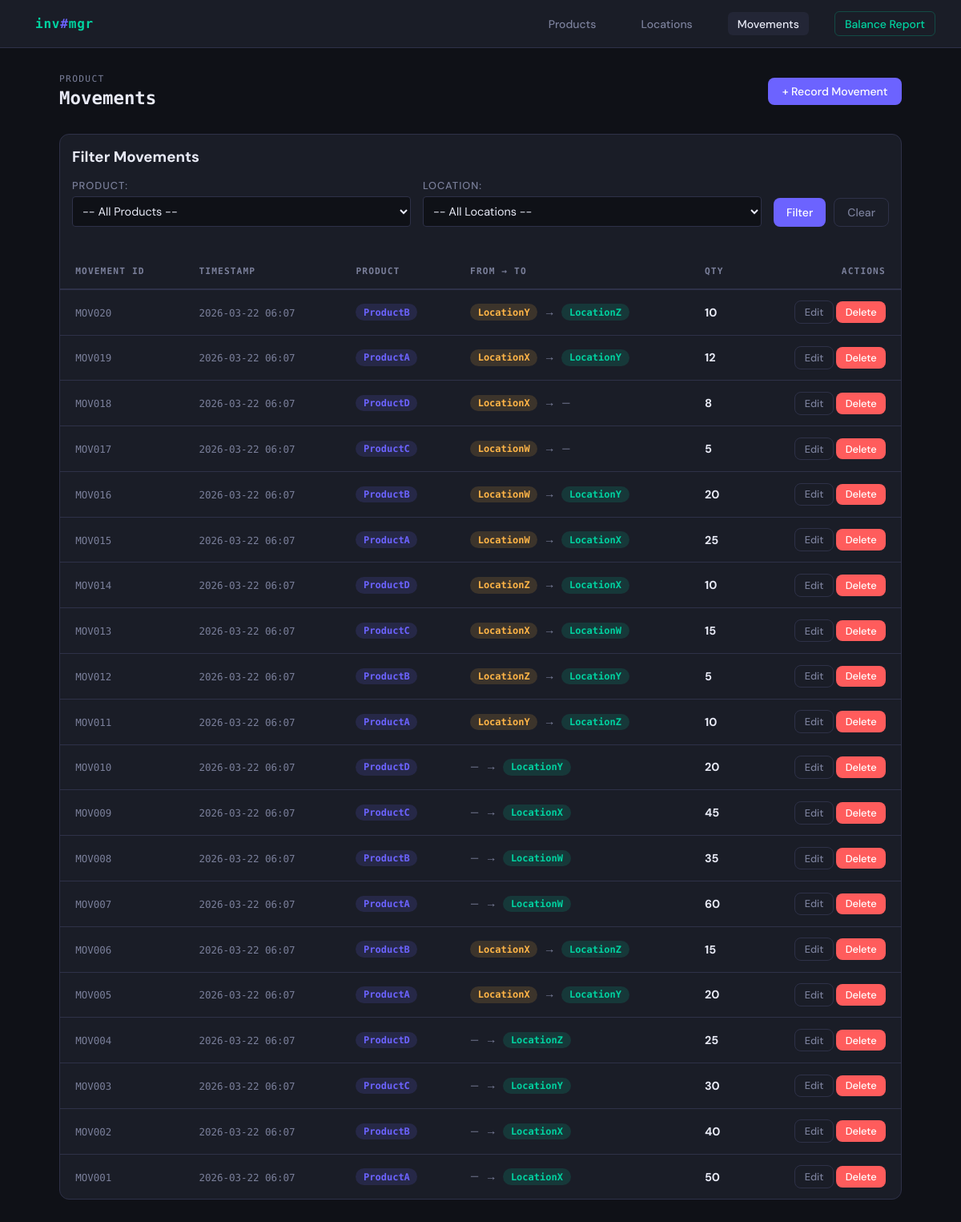
Page /movements on the earlier database version.
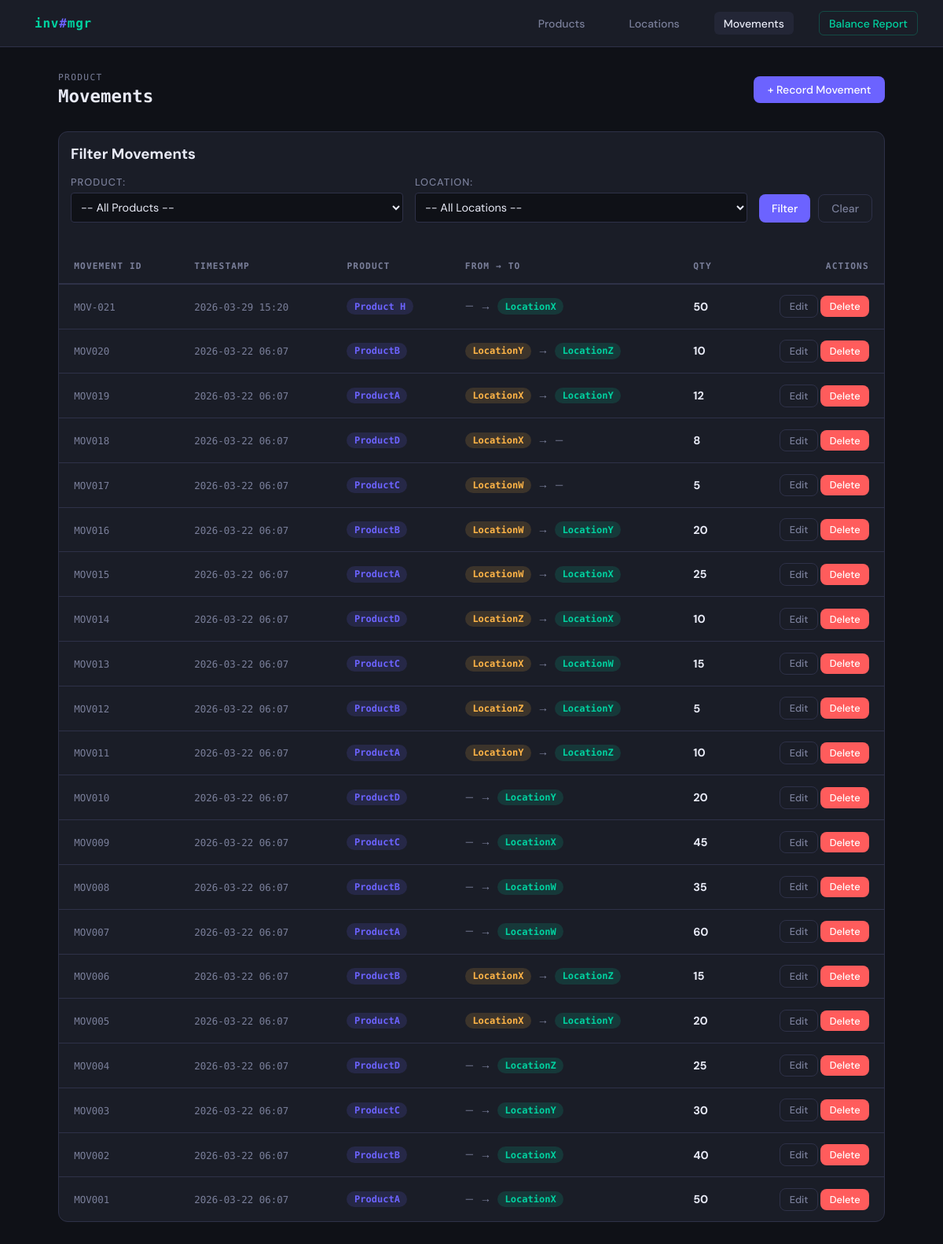
Same page on the later database version.
### app.py (models this page shows, shortened)
class ProductMovement(db.Model):
    movement_id   = db.Column(db.String(50), primary_key=True)
    timestamp     = db.Column(db.DateTime, default=datetime.utcnow)
    from_location = db.Column(db.String(50), db.ForeignKey('location.location_id'), nullable=True)
    to_location   = db.Column(db.String(50), db.ForeignKey('location.location_id'), nullable=True)
    product_id    = db.Column(db.String(50), db.ForeignKey('product.product_id'), nullable=False)
    qty           = db.Column(db.Integer, nullable=False)

### app.py (the view, shortened to what this page needs)
@app.route('/movements')
def movements():
    product_filter = request.args.get('product', '').strip()
    location_filter = request.args.get('location', '').strip()
    query = ProductMovement.query
    if product_filter:
        query = query.filter_by(product_id=product_filter)
    all_movements = query.order_by(ProductMovement.timestamp.desc()).all()
    products = Product.query.order_by(Product.product_id).all()
    locations = Location.query.order_by(Location.location_id).all()
    return render_template('movements.html', movements=all_movements,
                          products=products, locations=locations,
                          product_filter=product_filter, location_filter=location_filter)

### templates/movements.html (shortened to what this page needs)
{% extends 'base.html' %}
{% block content %}
<div class="page-header">
  <h1><span class="label">Product</span>Movements</h1>
  <a href="{{ url_for('add_movement') }}" class="btn btn-primary">+ Record Movement</a>
</div>
<div class="card">
  <div class="filter-section" style="margin-bottom: 20px; padding: 15px; background: var(--bg-secondary); border-radius: 8px;">
    <h3 style="margin-top: 0; margin-bottom: 15px;">Filter Movements</h3>
    <form method="GET" action="{{ url_for('movements') }}" style="display: flex; gap: 15px; align-items: end; flex-wrap: wrap;">
      <div style="flex: 1; min-width: 200px;">
        <label for="product" style="display: block; margin-bottom: 5px; font-weight: 500;">Product:</label>
        <select name="product" id="product" style="width: 100%; padding: 8px; border: 1px solid var(--border); border-radius: 4px; background: var(--bg); color: var(--text);">
          <option value="" {% if not product_filter %}selected{% endif %}>-- All Products --</option>
        </select>
      </div>
      <div style="flex: 1; min-width: 200px;">
        <label for="location" style="display: block; margin-bottom: 5px; font-weight: 500;">Location:</label>
        <select name="location" id="location" style="width: 100%; padding: 8px; border: 1px solid var(--border); border-radius: 4px; background: var(--bg); color: var(--text);">
          <option value="" {% if not location_filter %}selected{% endif %}>-- All Locations --</option>
        </select>
      </div>
      <div style="display: flex; gap: 10px;">
        <button type="submit" class="btn btn-primary" style="padding: 8px 16px;">Filter</button>
        <a href="{{ url_for('movements') }}" class="btn btn-outline" style="padding: 8px 16px;">Clear</a>
      </div>
    </form>
  </div>
  {% if movements %}
  <table>
    <thead>
      <tr>
        <th>Movement ID</th>
        <th>Timestamp</th>
        <th>Product</th>
        <th>From → To</th>
        <th>Qty</th>
        <th style="text-align:right">Actions</th>
      </tr>
    </thead>
    <tbody>
      {% for m in movements %}
      <tr>
        <td><span class="ts">{{ m.movement_id }}</span></td>
        <td><span class="ts">{{ m.timestamp.strftime('%Y-%m-%d %H:%M') }}</span></td>
        <td><span class="badge badge-purple">{{ m.product_id }}</span></td>
        <td>
          {% if m.from_location %}
            <span class="badge badge-orange">{{ m.from_location }}</span>
          {% else %}
            <span style="color:var(--muted);font-size:0.8rem">—</span>
          {% endif %}
          <span class="arrow">→</span>
          {% if m.to_location %}
            <span class="badge badge-green">{{ m.to_location }}</span>
          {% else %}
            <span style="color:var(--muted);font-size:0.8rem">—</span>
          {% endif %}
        </td>
        <td><strong>{{ m.qty }}</strong></td>
        <td style="text-align:right">
          <a href="{{ url_for('edit_movement', movement_id=m.movement_id) }}" class="btn btn-outline btn-sm">Edit</a>
          <form method="POST" action="{{ url_for('delete_movement', movement_id=m.movement_id) }}" style="display:inline"
                onsubmit="return confirm('Delete movement {{ m.movement_id }}?')">
            <button class="btn btn-danger btn-sm">Delete</button>
          </form>
        </td>
      </tr>
      {% endfor %}
    </tbody>
  </table>
  {% else %}
  <div class="empty">
    <div class="icon">🔄</div>
    <p>No movements recorded yet.</p>
    <a href="{{ url_for('add_movement') }}" class="btn btn-primary">+ Record Movement</a>
  </div>
  {% endif %}
</div>
{% endblock %}

Differences in the rows shown:
added ProductMovement: movement_id "MOV-021", timestamp "2026-03-29 15:20", product_id "Product H", to_location "LocationX", qty "50"
